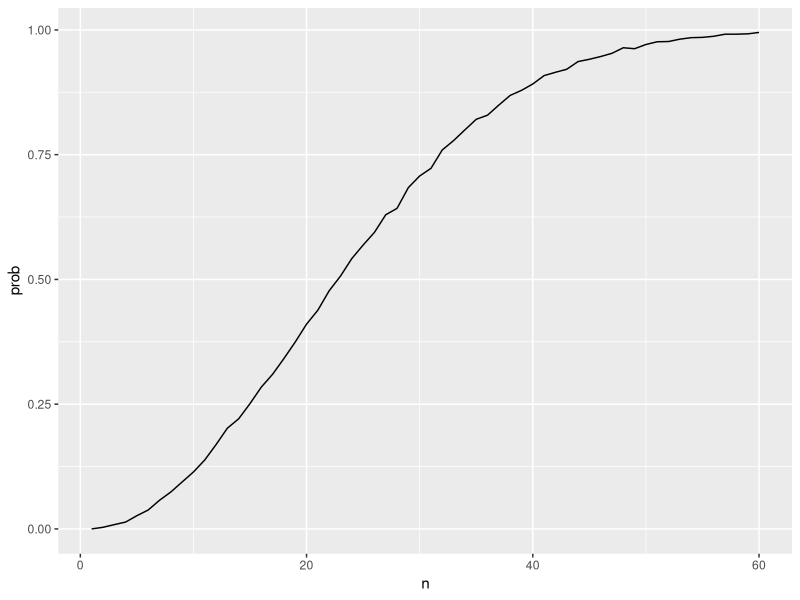
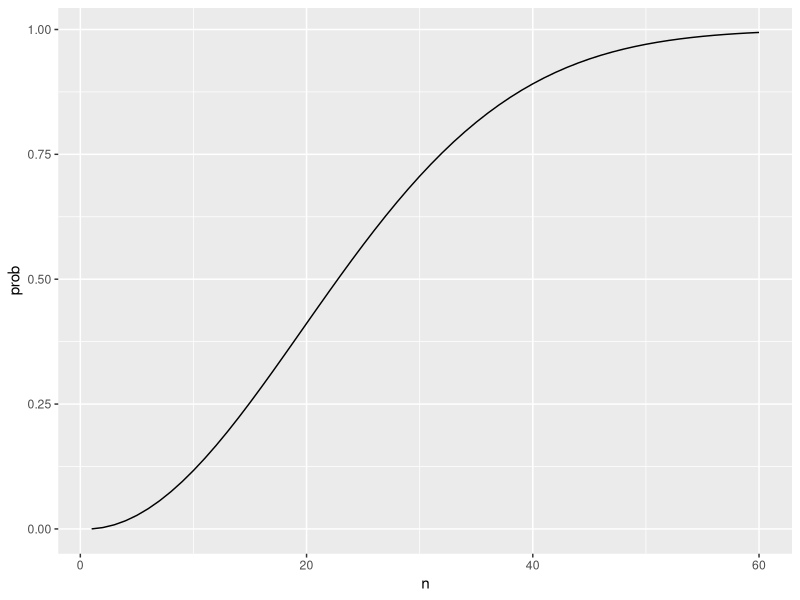
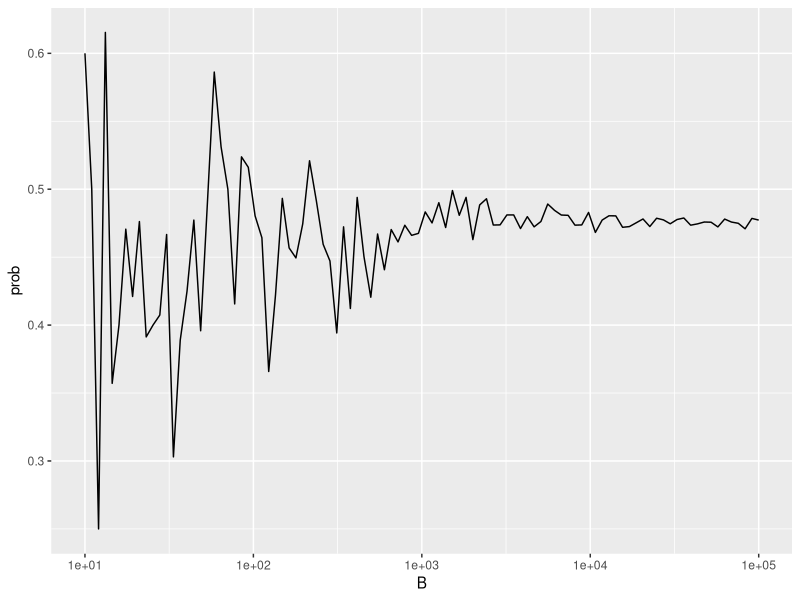
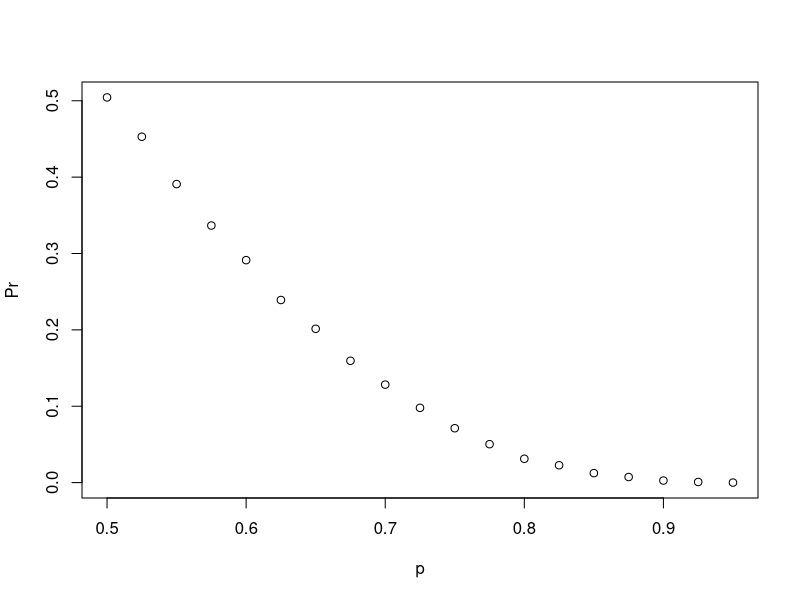
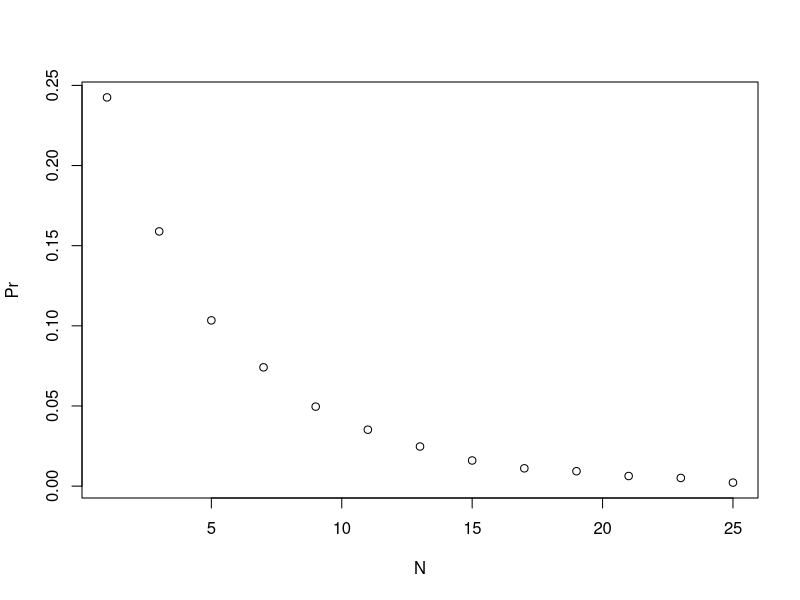

Write R code to recreate these figures, in order.
## ---- chunk 1
cyan <- 3
magenta <- 5
yellow <- 7

p <- cyan/(cyan+magenta+yellow) # probability of getting a cyan ball
p

1 - p # probability of not getting a cyan ball
## ---- chunk 2
beads <- rep(c("red", "blue"), times = c(2,3))    # create an urn with 2 red, 3 blue
beads    # view beads object
sample(beads, 1)    # sample 1 bead at random

B <- 10000    # number of times to draw 1 bead
events <- replicate(B, sample(beads, 1))    # draw 1 bead, B times
tab <- table(events)    # make a table of outcome counts
tab    # view count table
prop.table(tab)    # view table of outcome proportions
## ---- chunk 3
mean(events == "red")
## ---- chunk 4
n <- 52 # number of cards
pking1 <- 4/52 # probability of drawing a king
n <- 52 - 1 # we do not replace the king card
pking2 <- 3/51 # probability of drawing a second king
## ---- chunk 5
pking1 * pking2 # Probabiliy of drawing two kings by row
## ---- chunk 6
p <- 5/6 # probability of not seeing a 6
p^6 # probability of not seeing a 6 in 6 rolls
## ---- chunk 7
celtics_win_all <- 0.6^4 # probability that celtics win 4 games
1 - celtics_win_all # probability that Cavs win at least 1 game
## ---- chunk 8
B <- 10000
celtic_wins <- replicate(B, {
  simulated_games <- sample(c("lose","win"), 4, replace = TRUE, prob = c(0.6, 0.4))
  any(simulated_games=="win")
})

# Calculate the frequency out of B iterations that the Celtics won at least one game. Print your answer to the console. 
mean(celtic_wins)
## ---- chunk 9
number <- "Three"
suit <- "Hearts"
paste(number, suit)
## ---- chunk 10
expand.grid(pants = c("blue", "black"), shirt = c("white", "grey", "pink"))
## ---- chunk 11
# Generating the deck of cards
suits <- c("Diamonds", "Clubs", "Hearts", "Spades")
numbers <- c("Ace", "Deuce", "Three", "Four", "Five", "Six", "Seven", "Eight", "Nine", "Ten", "Jack", "Queen", "King")
deck <- expand.grid(number = numbers, suit = suits)
deck <- paste(deck$number, deck$suit)
head(deck)

library(gtools)

hands <- permutations(52,2, v = deck)
dim(hands)
summary(hands)
## ---- chunk 12
kings <- paste("King", suits)
first_card <- hands[,1]
second_card <- hands[,2]
sum(first_card %in% kings) # Number of permutations in which first card is a king
sum(first_card %in% kings & second_card %in% kings) # number of permutation in which first and second cards are a king
sum(first_card %in% kings & second_card %in% kings) / sum(first_card %in% kings) # the probability of getting two kings in a row
## ---- chunk 13
hands <- combinations(52, 2, v=deck)
dim(hands)
summary(hands)
## ---- chunk 14
aces <- paste("Ace", suits)
facecard <- c("King", "Queen", "Jack", "Ten")
facecard <- expand.grid(number = facecard, suit = suits)
facecard <- paste(facecard$number, facecard$suit)

hands <- combinations(52, 2, v=deck) # all possible hands

# probability of a natural 21 checking for both ace first and ace second
mean((hands[,1] %in% aces & hands[,2] %in% facecard)|(hands[,2] %in% aces & hands[,1] %in% facecard))
## ---- chunk 15
n <- 50
bdays <- sample(1:365, n, replace = TRUE)
any(duplicated(bdays)) # check for any duplicated birthday
## ---- chunk 16
B <- 10000
same_birthday <- function(n){
  bdays <- sample(1:365, n, replace=TRUE)
  any(duplicated(bdays))
}
results <- replicate(B, same_birthday(50))
mean(results)
## ---- chunk 17
compute_prob <- function(n, B=10000){
  results <- replicate(B, same_birthday(n)) # compute probs for all sample size
  mean(results)
}
n <- seq(1,60)
prob <- sapply(n, compute_prob)
library(tidyverse)
df <- data.frame(prob = prob, n = n)
ggplot(df, aes(x = n, y = prob))+
  geom_line()
## ---- chunk 18
for (i in 1:50){
  p <- (365 - n + 1)/365 # probability of having unique birthdays
}

# in other words
exact_prob <- function(n){
  prob_unique <- seq(365,365-n+1)/365 # probability of having unique birthday
  1 - prod( prob_unique) # prod is the multiplication of vector
}

eprob <- sapply(n, exact_prob)

df <- data.frame(prob = eprob, n = n)
ggplot(df, aes(x = n, y = prob))+
  geom_line()

## ---- chunk 19
B <- 10^seq(1, 5, len = 100)    # defines vector of many B values
compute_prob <- function(B, n = 22){    # function to run Monte Carlo simulation with each B
	same_day <- replicate(B, {
    	bdays <- sample(1:365, n, replace = TRUE)
      any(duplicated(bdays))
    })
    mean(same_day)
}

prob <- sapply(B, compute_prob)    # apply compute_prob to many values of B
df <- data.frame(prob = prob, B = B)
ggplot(df, aes(x = B, y = prob))+
  geom_line()+
  scale_x_log10()
## ---- chunk 20
n <- 6 # remaining games (7 - 1)
outcomes <- c(0,1)  # possible results where 0 indicates a loss and 1 indicates a win for the Cavs
l<-rep(list(outcomes),n) # list of all possible outcomes in all remaining games
possibilities<-expand.grid(l) # data frame containing all the combinations
results <- rowSums(possibilities) >= 4 # which combinations of game outcomes result in the Cavs winning 4 or more games
mean(results) # compute probability
## ---- chunk 21
B <- 10000
set.seed(1)
results <- replicate(B, {
  x <- sample(c(0,1), 6, replace = TRUE)
  sum(x) >= 4
})
mean(results)
## ---- chunk 22
p <- seq(0.5, 0.95, 0.025)
prob_win <- function(p){
  B <- 10000
  results <- replicate(B, {
    b_win <- sample(c(1,0), 7, replace = T, prob = c(1-p, p))
    sum(b_win) >= 4
  })
  mean(results)
}

Pr <- sapply(p, prob_win)
plot(p, Pr)
## ---- chunk 23
prob_win <- function(N, p=0.75){
  B <- 10000
  result <- replicate(B, {
    b_win <- sample(c(1,0), N, replace = TRUE, prob = c(1-p, p))
    sum(b_win)>=(N+1)/2
  })
  mean(result)
}

N <- seq(1,25,2)

Pr <- sapply(N, prob_win)
plot(N, Pr)
## ---- chunk 24
p_ace_and_facecard <- (4/52) * (16/51)
p_facecard_and_ace <- (16/52) * (4/51)

p_one_or_other <- p_ace_and_facecard + p_facecard_and_ace - 0
p_one_or_other
## ---- chunk 25
# Monte Carlo simulation of stick strategy
B <- 10000
stick <- replicate(B, {
	doors <- as.character(1:3)
	prize <- sample(c("car","goat","goat"))    # puts prizes in random order
	prize_door <- doors[prize == "car"]    # note which door has prize
	my_pick  <- sample(doors, 1)    # note which door is chosen
	show <- sample(doors[!doors %in% c(my_pick, prize_door)],1)    # open door with no prize that isn't chosen
	stick <- my_pick    # stick with original door
	stick == prize_door    # test whether the original door has the prize
})
mean(stick)    # probability of choosing prize door when sticking
## ---- chunk 26
# Monte Carlo simulation of switch strategy
switch <- replicate(B, {
	doors <- as.character(1:3)
	prize <- sample(c("car","goat","goat"))    # puts prizes in random order
	prize_door <- doors[prize == "car"]    # note which door has prize
	my_pick  <- sample(doors, 1)    # note which door is chosen first
	show <- sample(doors[!doors %in% c(my_pick, prize_door)], 1)    # open door with no prize that isn't chosen
	switch <- doors[!doors%in%c(my_pick, show)]    # switch to the door that wasn't chosen first or opened
	switch == prize_door    # test whether the switched door has the prize
})
mean(switch)    # probability of choosing prize door when switching
## ---- chunk 27
medals <- c("Gold", "Silver", "Bronze")
runners <- paste0("Runner",seq(1,8))
ways <- expand.grid(runner = runners, medal = medals)
ways <- paste(ways$runner, ways$medal)
winners <- permutations(8, 3, v=ways)
nrow(winners)
## ---- chunk 28
medals <- c("Gold", "Silver", "Bronze")
runners <- paste0("Runner",seq(1,3))
ways <- expand.grid(runner = runners, medal = medals)
ways <- paste(ways$runner, ways$medal)
winners <- permutations(3, 3, v=ways)
nrow(winners)
## ---- chunk 29
# first we applied a monte carlo simulation
B <- 10000
jam_wins <- replicate(B, {
  jam_runners <- c(1,2,3)
  winners <- sample(seq(1,8), 3, replace = FALSE)
  all(winners %in% jam_runners)
})
mean(jam_wins)

# calculate the probability
pgold <- 3/8 # probability of winning a gold
psilver <- 2/7 # probability of winning a silver
pbronze <- 1/6 # probability of winning a bronze

pgold * psilver * pbronze
## ---- chunk 30
runners <- c("Jamaica", "Jamaica", "Jamaica", "USA", "Ecuador", "Netherlands", "France", "South Africa")
B <- 10000
set.seed(1)
jam_wins <- replicate(B, {
  winners <- sample(runners, 3, replace = FALSE)
  all(winners == "Jamaica")
})
mean(jam_wins)
## ---- chunk 31
# Different meals = 6
# Different sides = 15
combinations(6,2)
# Different drink = 2
6*15*2
## ---- chunk 32
6*15*3
## ---- chunk 33
# Different meals = 6
# Different sides = 20
combinations(6,3)
# Different drink = 3
6*20*3
## ---- chunk 34
meal_combs <- function(n){
  drinks <- 3
  sides <- 15
  n*drinks*sides
}

sapply(1:12, meal_combs)
## ---- chunk 35
meal_combs <- function(n){
  drinks <- 3
  entrees <- 6
  sides <- nrow(combinations(n,2))
  drinks*entrees*sides
}

sapply(2:12, meal_combs)
## ---- chunk 36
head(esoph)
## ---- chunk 37
nrow(esoph)
## ---- chunk 38
all_cases <- sum(esoph$ncases)
all_cases

all_controls <- sum(esoph$ncontrols)
all_controls
## ---- chunk 39
esoph %>% filter(alcgp == "120+") %>%
  summarize(sum_cases=sum(ncases), tot=sum(ncontrols) + sum(ncases), probability=sum_cases/tot)
## ---- chunk 40
esoph %>% filter(alcgp == "0-39g/day") %>%
  summarize(sum_cases=sum(ncases), tot=sum(ncontrols)+sum(ncases), probability=sum_cases/tot)
## ---- chunk 41
esoph %>% summarize(tot_cases = sum(ncases))
esoph %>% filter(tobgp != "0-9g/day") %>%
  summarize(smoking10_cases = sum(ncases))
122/200
## ---- chunk 42
esoph %>% summarize(tot_control = sum(ncontrols)) %>% pull(tot_control)
esoph %>% filter(tobgp != "0-9g/day") %>%
  summarize(smoking10_controls = sum(ncontrols)) %>% pull(smoking10_controls)
328/775
## ---- chunk 43
esoph %>% summarize(tot_cases = sum(ncases)) %>% pull(tot_cases)
esoph %>% filter(alcgp == "120+") %>%
  summarize(highest_alc = sum(ncases)) %>% pull(highest_alc)
45/200
## ---- chunk 44
esoph %>% summarize(tot_cases = sum(ncases)) %>% pull(tot_cases)
esoph %>% filter(tobgp == "30+") %>%
  summarize(highest_tob = sum(ncases)) %>% pull(highest_tob)
31/200
## ---- chunk 45
esoph %>% summarize(tot_cases = sum(ncases)) %>% pull(tot_cases)
esoph %>% filter(tobgp == "30+", alcgp == "120+") %>%
  summarize(highest_tob = sum(ncases)) %>% pull(highest_tob)
10/200
## ---- chunk 46
esoph %>% summarize(tot_cases = sum(ncases)) %>% pull(tot_cases)
esoph %>% filter(tobgp == "30+" | alcgp == "120+") %>%
  summarize(highest_tob = sum(ncases)) %>% pull(highest_tob)
66/200
## ---- chunk 47
esoph %>% summarize(tot_cntrls = sum(ncontrols)) %>% pull(tot_cntrls)
esoph %>% filter(alcgp == "120+") %>%
  summarize(highest_alc = sum(ncontrols)) %>% pull(highest_alc)
22/775
## ---- chunk 48
esoph %>% filter(alcgp == "120+") %>%
  summarize(contr_sum = sum(ncontrols), case_sum = sum(ncases),
            co_prob = contr_sum/all_controls, ca_prob = case_sum/all_cases,
            ratio = ca_prob/co_prob)
## ---- chunk 49
esoph %>% filter(tobgp == "30+") %>%
  summarize(contr_sum = sum(ncontrols), probability = contr_sum/all_controls)
## ---- chunk 50
esoph %>% filter(tobgp == "30+" & alcgp == "120+") %>%
  summarize(contr_sum = sum(ncontrols), probability = contr_sum/all_controls)
## ---- chunk 51
esoph %>% filter(tobgp == "30+" | alcgp == "120+") %>%
  summarize(contr_sum = sum(ncontrols), probability = contr_sum/all_controls)

## ---- chunk 52
esoph %>% filter(alcgp == "120+" | tobgp == "30+") %>%
  summarize(contr_sum = sum(ncontrols), case_sum = sum(ncases),
            co_prob = contr_sum/all_controls, ca_prob = case_sum/all_cases,
            ratio = ca_prob/co_prob)
